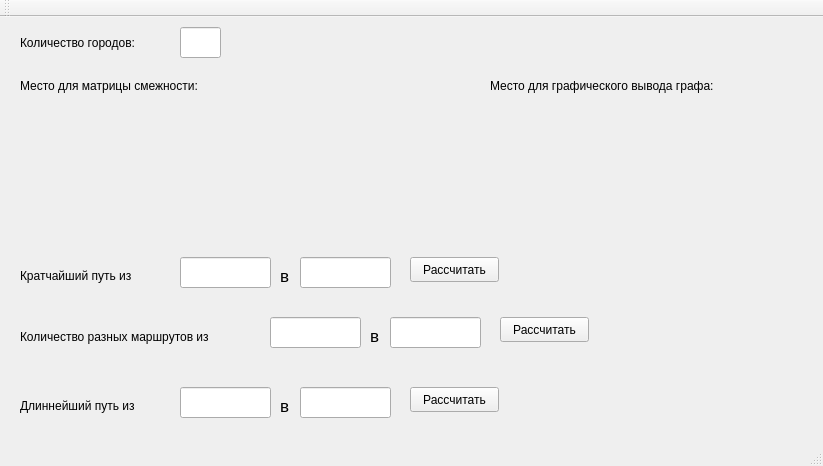
<?xml version="1.0" encoding="UTF-8"?>
<ui version="4.0">
 <class>MainWindow</class>
 <widget class="QMainWindow" name="MainWindow">
  <property name="geometry">
   <rect>
    <x>0</x>
    <y>0</y>
    <width>823</width>
    <height>466</height>
   </rect>
  </property>
  <property name="windowTitle">
   <string>MainWindow</string>
  </property>
  <widget class="QWidget" name="centralWidget">
   <widget class="QLineEdit" name="num_of_cities">
    <property name="geometry">
     <rect>
      <x>180</x>
      <y>10</y>
      <width>41</width>
      <height>31</height>
     </rect>
    </property>
    <property name="font">
     <font>
      <pointsize>10</pointsize>
     </font>
    </property>
   </widget>
   <widget class="QLabel" name="label">
    <property name="geometry">
     <rect>
      <x>20</x>
      <y>10</y>
      <width>161</width>
      <height>31</height>
     </rect>
    </property>
    <property name="text">
     <string>Количество городов:</string>
    </property>
   </widget>
   <widget class="QLineEdit" name="diff_way_finish">
    <property name="geometry">
     <rect>
      <x>390</x>
      <y>300</y>
      <width>91</width>
      <height>31</height>
     </rect>
    </property>
   </widget>
   <widget class="QLabel" name="label_3">
    <property name="geometry">
     <rect>
      <x>20</x>
      <y>310</y>
      <width>251</width>
      <height>20</height>
     </rect>
    </property>
    <property name="text">
     <string>Количество разных маршрутов из</string>
    </property>
   </widget>
   <widget class="QLineEdit" name="diff_way_start">
    <property name="geometry">
     <rect>
      <x>270</x>
      <y>300</y>
      <width>91</width>
      <height>31</height>
     </rect>
    </property>
   </widget>
   <widget class="QPushButton" name="diff_ways_bttn">
    <property name="geometry">
     <rect>
      <x>500</x>
      <y>300</y>
      <width>89</width>
      <height>25</height>
     </rect>
    </property>
    <property name="text">
     <string>Рассчитать</string>
    </property>
   </widget>
   <widget class="QLineEdit" name="longest_way_start">
    <property name="geometry">
     <rect>
      <x>180</x>
      <y>370</y>
      <width>91</width>
      <height>31</height>
     </rect>
    </property>
   </widget>
   <widget class="QLineEdit" name="longest_way_finish">
    <property name="geometry">
     <rect>
      <x>300</x>
      <y>370</y>
      <width>91</width>
      <height>31</height>
     </rect>
    </property>
   </widget>
   <widget class="QPushButton" name="longest_way_bttn">
    <property name="geometry">
     <rect>
      <x>410</x>
      <y>370</y>
      <width>89</width>
      <height>25</height>
     </rect>
    </property>
    <property name="text">
     <string>Рассчитать</string>
    </property>
   </widget>
   <widget class="QLabel" name="label_4">
    <property name="geometry">
     <rect>
      <x>20</x>
      <y>380</y>
      <width>181</width>
      <height>17</height>
     </rect>
    </property>
    <property name="text">
     <string>Длиннейший путь из</string>
    </property>
   </widget>
   <widget class="QLabel" name="label_5">
    <property name="geometry">
     <rect>
      <x>280</x>
      <y>380</y>
      <width>21</width>
      <height>17</height>
     </rect>
    </property>
    <property name="font">
     <font>
      <pointsize>13</pointsize>
     </font>
    </property>
    <property name="text">
     <string>в</string>
    </property>
   </widget>
   <widget class="QLabel" name="label_6">
    <property name="geometry">
     <rect>
      <x>280</x>
      <y>250</y>
      <width>21</width>
      <height>17</height>
     </rect>
    </property>
    <property name="font">
     <font>
      <pointsize>13</pointsize>
     </font>
    </property>
    <property name="text">
     <string>в</string>
    </property>
   </widget>
   <widget class="QLabel" name="label_7">
    <property name="geometry">
     <rect>
      <x>20</x>
      <y>250</y>
      <width>181</width>
      <height>17</height>
     </rect>
    </property>
    <property name="text">
     <string>Кратчайший путь из</string>
    </property>
   </widget>
   <widget class="QPushButton" name="shortest_way_bttn">
    <property name="geometry">
     <rect>
      <x>410</x>
      <y>240</y>
      <width>89</width>
      <height>25</height>
     </rect>
    </property>
    <property name="text">
     <string>Рассчитать</string>
    </property>
   </widget>
   <widget class="QLineEdit" name="shortest_way_finish">
    <property name="geometry">
     <rect>
      <x>300</x>
      <y>240</y>
      <width>91</width>
      <height>31</height>
     </rect>
    </property>
   </widget>
   <widget class="QLineEdit" name="shortest_way_start">
    <property name="geometry">
     <rect>
      <x>180</x>
      <y>240</y>
      <width>91</width>
      <height>31</height>
     </rect>
    </property>
   </widget>
   <widget class="QLabel" name="label_8">
    <property name="geometry">
     <rect>
      <x>370</x>
      <y>310</y>
      <width>21</width>
      <height>17</height>
     </rect>
    </property>
    <property name="font">
     <font>
      <pointsize>13</pointsize>
     </font>
    </property>
    <property name="text">
     <string>в</string>
    </property>
   </widget>
   <widget class="QWidget" name="widget" native="true">
    <property name="geometry">
     <rect>
      <x>520</x>
      <y>230</y>
      <width>61</width>
      <height>41</height>
     </rect>
    </property>
   </widget>
   <widget class="QWidget" name="widget_2" native="true">
    <property name="geometry">
     <rect>
      <x>610</x>
      <y>290</y>
      <width>61</width>
      <height>41</height>
     </rect>
    </property>
   </widget>
   <widget class="QWidget" name="widget_3" native="true">
    <property name="geometry">
     <rect>
      <x>510</x>
      <y>360</y>
      <width>61</width>
      <height>41</height>
     </rect>
    </property>
   </widget>
   <widget class="QLabel" name="label_2">
    <property name="geometry">
     <rect>
      <x>20</x>
      <y>60</y>
      <width>231</width>
      <height>17</height>
     </rect>
    </property>
    <property name="text">
     <string>Место для матрицы смежности:</string>
    </property>
   </widget>
   <widget class="QLabel" name="label_9">
    <property name="geometry">
     <rect>
      <x>490</x>
      <y>60</y>
      <width>291</width>
      <height>17</height>
     </rect>
    </property>
    <property name="text">
     <string>Место для графического вывода графа:</string>
    </property>
   </widget>
  </widget>
  <widget class="QMenuBar" name="menuBar">
   <property name="geometry">
    <rect>
     <x>0</x>
     <y>0</y>
     <width>823</width>
     <height>22</height>
    </rect>
   </property>
  </widget>
  <widget class="QToolBar" name="mainToolBar">
   <attribute name="toolBarArea">
    <enum>TopToolBarArea</enum>
   </attribute>
   <attribute name="toolBarBreak">
    <bool>false</bool>
   </attribute>
  </widget>
  <widget class="QStatusBar" name="statusBar"/>
 </widget>
 <layoutdefault spacing="6" margin="11"/>
 <resources/>
 <connections/>
</ui>
